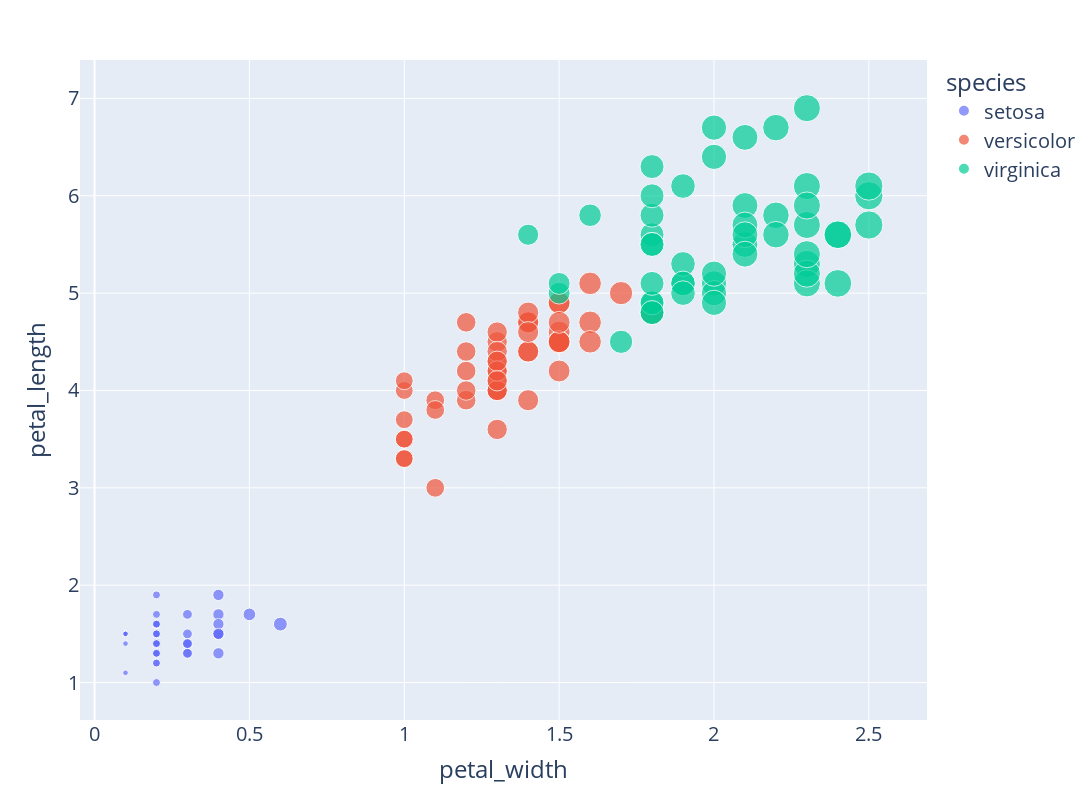

The notebook cell this image was saved under:
### Markdown cell above
### Scatterplot cont'd

The **marker size** provides yet another dimension of visual analysis

### Code cell
fig = px.scatter(df_iris, x="petal_width", y="petal_length", color="species", size="petal_width", width=1600, height=800)
fig.update_layout(font_size=20);
fig.show()

### Figure 1 — Plotly figure (JSON) as saved in the notebook; plotly's stock layout.template omitted (floating-point values rounded to 4 significant figures)
{"data": [{"hovertemplate": "species=setosa<br>petal_width=%{marker.size}<br>petal_length=%{y}<extra></extra>", "legendgroup": "setosa", "marker": {"color": "#636efa", "size": [0.2, 0.2, 0.2, 0.2, 0.2, 0.4, 0.3, 0.2, 0.2, 0.1, 0.2, 0.2, 0.1, 0.1, 0.2, 0.4, 0.4, 0.3, 0.3, 0.3, 0.2, 0.4, 0.2, 0.5, 0.2, 0.2, 0.4, 0.2, 0.2, 0.2, 0.2, 0.4, 0.1, 0.2, 0.1, 0.2, 0.2, 0.1, 0.2, 0.2, 0.3, 0.3, 0.2, 0.6, 0.4, 0.3, 0.2, 0.2, 0.2, 0.2], "sizemode": "area", "sizeref": 0.00625, "symbol": "circle"}, "mode": "markers", "name": "setosa", "orientation": "v", "showlegend": true, "type": "scatter", "x": [0.2, 0.2, 0.2, 0.2, 0.2, 0.4, 0.3, 0.2, 0.2, 0.1, 0.2, 0.2, 0.1, 0.1, 0.2, 0.4, 0.4, 0.3, 0.3, 0.3, 0.2, 0.4, 0.2, 0.5, 0.2, 0.2, 0.4, 0.2, 0.2, 0.2, 0.2, 0.4, 0.1, 0.2, 0.1, 0.2, 0.2, 0.1, 0.2, 0.2, 0.3, 0.3, 0.2, 0.6, 0.4, 0.3, 0.2, 0.2, 0.2, 0.2], "xaxis": "x", "y": [1.4, 1.4, 1.3, 1.5, 1.4, 1.7, 1.4, 1.5, 1.4, 1.5, 1.5, 1.6, 1.4, 1.1, 1.2, 1.5, 1.3, 1.4, 1.7, 1.5, 1.7, 1.5, 1, 1.7, 1.9, 1.6, 1.6, 1.5, 1.4, 1.6, 1.6, 1.5, 1.5, 1.4, 1.5, 1.2, 1.3, 1.5, 1.3, 1.5, 1.3, 1.3, 1.3, 1.6, 1.9, 1.4, 1.6, 1.4, 1.5, 1.4], "yaxis": "y"}, {"hovertemplate": "species=versicolor<br>petal_width=%{marker.size}<br>petal_length=%{y}<extra></extra>", "legendgroup": "versicolor", "marker": {"color": "#EF553B", "size": [1.4, 1.5, 1.5, 1.3, 1.5, 1.3, 1.6, 1, 1.3, 1.4, 1, 1.5, 1, 1.4, 1.3, 1.4, 1.5, 1, 1.5, 1.1, 1.8, 1.3, 1.5, 1.2, 1.3, 1.4, 1.4, 1.7, 1.5, 1, 1.1, 1, 1.2, 1.6, 1.5, 1.6, 1.5, 1.3, 1.3, 1.3, 1.2, 1.4, 1.2, 1, 1.3, 1.2, 1.3, 1.3, 1.1, 1.3], "sizemode": "area", "sizeref": 0.00625, "symbol": "circle"}, "mode": "markers", "name": "versicolor", "orientation": "v", "showlegend": true, "type": "scatter", "x": [1.4, 1.5, 1.5, 1.3, 1.5, 1.3, 1.6, 1, 1.3, 1.4, 1, 1.5, 1, 1.4, 1.3, 1.4, 1.5, 1, 1.5, 1.1, 1.8, 1.3, 1.5, 1.2, 1.3, 1.4, 1.4, 1.7, 1.5, 1, 1.1, 1, 1.2, 1.6, 1.5, 1.6, 1.5, 1.3, 1.3, 1.3, 1.2, 1.4, 1.2, 1, 1.3, 1.2, 1.3, 1.3, 1.1, 1.3], "xaxis": "x", "y": [4.7, 4.5, 4.9, 4, 4.6, 4.5, 4.7, 3.3, 4.6, 3.9, 3.5, 4.2, 4, 4.7, 3.6, 4.4, 4.5, 4.1, 4.5, 3.9, 4.8, 4, 4.9, 4.7, 4.3, 4.4, 4.8, 5, 4.5, 3.5, 3.8, 3.7, 3.9, 5.1, 4.5, 4.5, 4.7, 4.4, 4.1, 4, 4.4, 4.6, 4, 3.3, 4.2, 4.2, 4.2, 4.3, 3, 4.1], "yaxis": "y"}, {"hovertemplate": "species=virginica<br>petal_width=%{marker.size}<br>petal_length=%{y}<extra></extra>", "legendgroup": "virginica", "marker": {"color": "#00cc96", "size": [2.5, 1.9, 2.1, 1.8, 2.2, 2.1, 1.7, 1.8, 1.8, 2.5, 2, 1.9, 2.1, 2, 2.4, 2.3, 1.8, 2.2, 2.3, 1.5, 2.3, 2, 2, 1.8, 2.1, 1.8, 1.8, 1.8, 2.1, 1.6, 1.9, 2, 2.2, 1.5, 1.4, 2.3, 2.4, 1.8, 1.8, 2.1, 2.4, 2.3, 1.9, 2.3, 2.5, 2.3, 1.9, 2, 2.3, 1.8], "sizemode": "area", "sizeref": 0.00625, "symbol": "circle"}, "mode": "markers", "name": "virginica", "orientation": "v", "showlegend": true, "type": "scatter", "x": [2.5, 1.9, 2.1, 1.8, 2.2, 2.1, 1.7, 1.8, 1.8, 2.5, 2, 1.9, 2.1, 2, 2.4, 2.3, 1.8, 2.2, 2.3, 1.5, 2.3, 2, 2, 1.8, 2.1, 1.8, 1.8, 1.8, 2.1, 1.6, 1.9, 2, 2.2, 1.5, 1.4, 2.3, 2.4, 1.8, 1.8, 2.1, 2.4, 2.3, 1.9, 2.3, 2.5, 2.3, 1.9, 2, 2.3, 1.8], "xaxis": "x", "y": [6, 5.1, 5.9, 5.6, 5.8, 6.6, 4.5, 6.3, 5.8, 6.1, 5.1, 5.3, 5.5, 5, 5.1, 5.3, 5.5, 6.7, 6.9, 5, 5.7, 4.9, 6.7, 4.9, 5.7, 6, 4.8, 4.9, 5.6, 5.8, 6.1, 6.4, 5.6, 5.1, 5.6, 6.1, 5.6, 5.5, 4.8, 5.4, 5.6, 5.1, 5.1, 5.9, 5.7, 5.2, 5, 5.2, 5.4, 5.1], "yaxis": "y"}], "layout": {"font": {"size": 20}, "height": 800, "legend": {"itemsizing": "constant", "title": {"text": "species"}, "tracegroupgap": 0}, "margin": {"t": 60}, "width": 1600, "xaxis": {"anchor": "y", "domain": [0, 1], "title": {"text": "petal_width"}}, "yaxis": {"anchor": "x", "domain": [0, 1], "title": {"text": "petal_length"}}}}
